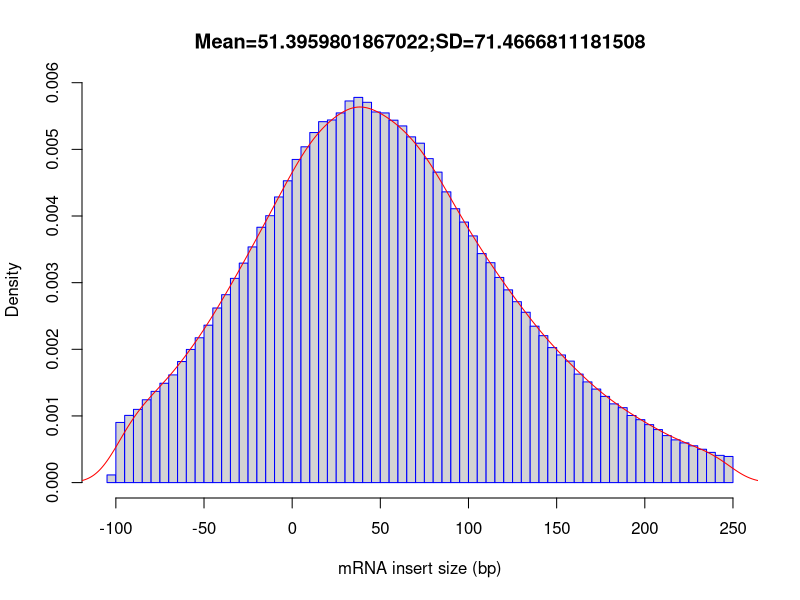

R code for this plot:
out_file = '../out_GSE56087_nor/out_RSeQC/out'
pdf('../out_GSE56087_nor/out_RSeQC/out.inner_distance_plot.pdf')
fragsize=rep(c(-247.5,-242.5,-237.5,-232.5,-227.5,-222.5,-217.5,-212.5,-207.5,-202.5,-197.5,-192.5,-187.5,-182.5,-177.5,-172.5,-167.5,-162.5,-157.5,-152.5,-147.5,-142.5,-137.5,-132.5,-127.5,-122.5,-117.5,-112.5,-107.5,-102.5,-97.5,-92.5,-87.5,-82.5,-77.5,-72.5,-67.5,-62.5,-57.5,-52.5,-47.5,-42.5,-37.5,-32.5,-27.5,-22.5,-17.5,-12.5,-7.5,-2.5,2.5,7.5,12.5,17.5,22.5,27.5,32.5,37.5,42.5,47.5,52.5,57.5,62.5,67.5,72.5,77.5,82.5,87.5,92.5,97.5,102.5,107.5,112.5,117.5,122.5,127.5,132.5,137.5,142.5,147.5,152.5,157.5,162.5,167.5,172.5,177.5,182.5,187.5,192.5,197.5,202.5,207.5,212.5,217.5,222.5,227.5,232.5,237.5,242.5,247.5),times=c(0,0,0,0,0,0,0,0,0,0,0,0,0,0,0,0,0,0,0,0,0,0,0,0,0,0,0,0,0,543,4264,4762,5190,5872,6467,7041,7633,8581,9438,10265,11157,12375,13318,14477,15555,16705,18099,18919,20247,21393,22906,23803,24812,25583,25704,26204,27050,27303,26956,26271,26204,25688,25282,24505,24056,22963,22005,20609,19411,18466,17486,16232,15587,14542,13660,12822,12074,11086,10415,9568,9047,8611,7690,7137,6629,6111,5581,5311,4756,4461,4108,3758,3330,3030,2815,2609,2362,2139,1930,1851))
frag_sd = sd(fragsize)
frag_mean = mean(fragsize)
frag_median = median(fragsize)
write(x=c("Name","Mean","Median","sd"), sep="	", file=stdout(),ncolumns=4)
write(c(out_file,frag_mean,frag_median,frag_sd),sep="	", file=stdout(),ncolumns=4)
hist(fragsize,probability=T,breaks=100,xlab="mRNA insert size (bp)",main=paste(c("Mean=",frag_mean,";","SD=",frag_sd),collapse=""),border="blue")
lines(density(fragsize,bw=10),col='red')
dev.off()
